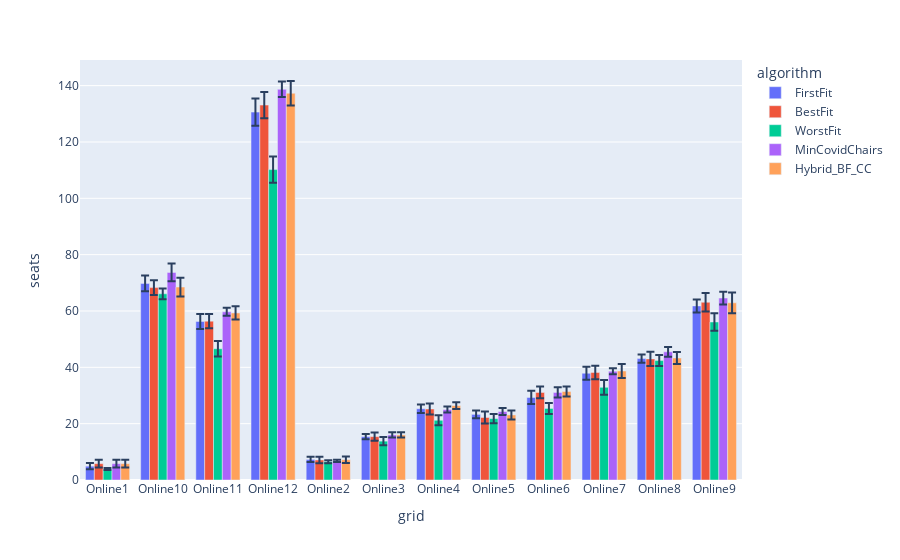

The notebook cell saved with this chart:
### Markdown cell above
The mean performance of each algorithm per grid:

### Code cell
bar_mean = px.bar(df_sim_comb, x='grid', color='algorithm', y='seats', barmode='group', error_y='std')
bar_mean.show()

### Figure 1 — Plotly figure (JSON) as saved in the notebook; plotly's stock layout.template omitted (floating-point values rounded to 4 significant figures)
{"data": [{"alignmentgroup": "True", "error_y": {"array": [1.101, 2.821, 2.669, 4.812, 0.9487, 0.9661, 1.494, 1.337, 2.359, 2.331, 1.449, 2.3]}, "hovertemplate": "algorithm=FirstFit<br>grid=%{x}<br>seats=%{y}<extra></extra>", "legendgroup": "FirstFit", "marker": {"color": "#636efa"}, "name": "FirstFit", "offsetgroup": "FirstFit", "orientation": "v", "showlegend": true, "textposition": "auto", "type": "bar", "x": ["Online1", "Online10", "Online11", "Online12", "Online2", "Online3", "Online4", "Online5", "Online6", "Online7", "Online8", "Online9"], "xaxis": "x", "y": [4.9, 69.8, 56.3, 130.6, 7.3, 15.4, 25.3, 23.3, 29.3, 37.9, 43.1, 61.8], "yaxis": "y"}, {"alignmentgroup": "True", "error_y": {"array": [1.398, 2.584, 2.547, 4.677, 1.197, 1.43, 1.932, 2.15, 2.079, 2.394, 2.494, 3.247]}, "hovertemplate": "algorithm=BestFit<br>grid=%{x}<br>seats=%{y}<extra></extra>", "legendgroup": "BestFit", "marker": {"color": "#EF553B"}, "name": "BestFit", "offsetgroup": "BestFit", "orientation": "v", "showlegend": true, "textposition": "auto", "type": "bar", "x": ["Online1", "Online10", "Online11", "Online12", "Online2", "Online3", "Online4", "Online5", "Online6", "Online7", "Online8", "Online9"], "xaxis": "x", "y": [5.8, 68.3, 56.4, 133.1, 7.1, 15.4, 25.2, 22.2, 31.1, 38.2, 43, 63.1], "yaxis": "y"}, {"alignmentgroup": "True", "error_y": {"array": [0.3162, 1.912, 2.757, 4.638, 0.527, 1.476, 1.751, 1.619, 1.955, 2.644, 1.955, 3.071]}, "hovertemplate": "algorithm=WorstFit<br>grid=%{x}<br>seats=%{y}<extra></extra>", "legendgroup": "WorstFit", "marker": {"color": "#00cc96"}, "name": "WorstFit", "offsetgroup": "WorstFit", "orientation": "v", "showlegend": true, "textposition": "auto", "type": "bar", "x": ["Online1", "Online10", "Online11", "Online12", "Online2", "Online3", "Online4", "Online5", "Online6", "Online7", "Online8", "Online9"], "xaxis": "x", "y": [3.9, 66.1, 46.6, 110.2, 6.5, 13.8, 21.2, 21.8, 25.4, 32.9, 42.4, 56.1], "yaxis": "y"}, {"alignmentgroup": "True", "error_y": {"array": [1.398, 3.164, 1.418, 2.751, 0.4216, 0.9428, 1.054, 1.252, 1.792, 1.075, 1.716, 2.271]}, "hovertemplate": "algorithm=MinCovidChairs<br>grid=%{x}<br>seats=%{y}<extra></extra>", "legendgroup": "MinCovidChairs", "marker": {"color": "#ab63fa"}, "name": "MinCovidChairs", "offsetgroup": "MinCovidChairs", "orientation": "v", "showlegend": true, "textposition": "auto", "type": "bar", "x": ["Online1", "Online10", "Online11", "Online12", "Online2", "Online3", "Online4", "Online5", "Online6", "Online7", "Online8", "Online9"], "xaxis": "x", "y": [5.8, 73.7, 59.7, 138.7, 6.8, 16, 25, 24.3, 31.1, 38.6, 45.5, 64.6], "yaxis": "y"}, {"alignmentgroup": "True", "error_y": {"array": [1.398, 3.342, 2.359, 4.347, 1.135, 0.9428, 1.174, 1.595, 1.776, 2.497, 2.111, 3.665]}, "hovertemplate": "algorithm=Hybrid_BF_CC<br>grid=%{x}<br>seats=%{y}<extra></extra>", "legendgroup": "Hybrid_BF_CC", "marker": {"color": "#FFA15A"}, "name": "Hybrid_BF_CC", "offsetgroup": "Hybrid_BF_CC", "orientation": "v", "showlegend": true, "textposition": "auto", "type": "bar", "x": ["Online1", "Online10", "Online11", "Online12", "Online2", "Online3", "Online4", "Online5", "Online6", "Online7", "Online8", "Online9"], "xaxis": "x", "y": [5.8, 68.5, 59.3, 137.3, 7.2, 16, 26.4, 23.1, 31.4, 38.7, 43.3, 62.9], "yaxis": "y"}], "layout": {"barmode": "group", "legend": {"title": {"text": "algorithm"}, "tracegroupgap": 0}, "margin": {"t": 60}, "xaxis": {"anchor": "y", "domain": [0, 1], "title": {"text": "grid"}}, "yaxis": {"anchor": "x", "domain": [0, 1], "title": {"text": "seats"}}}}
